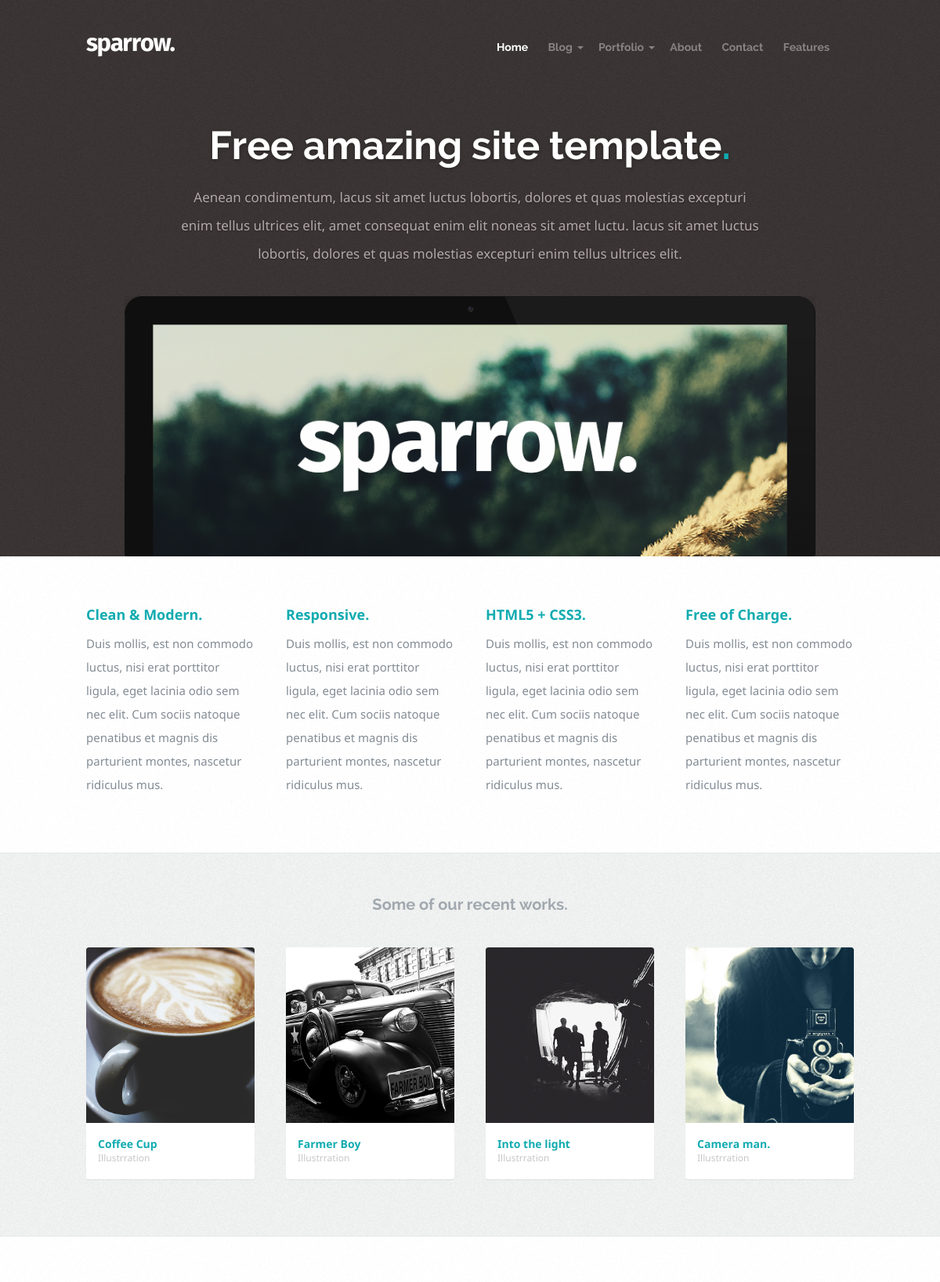
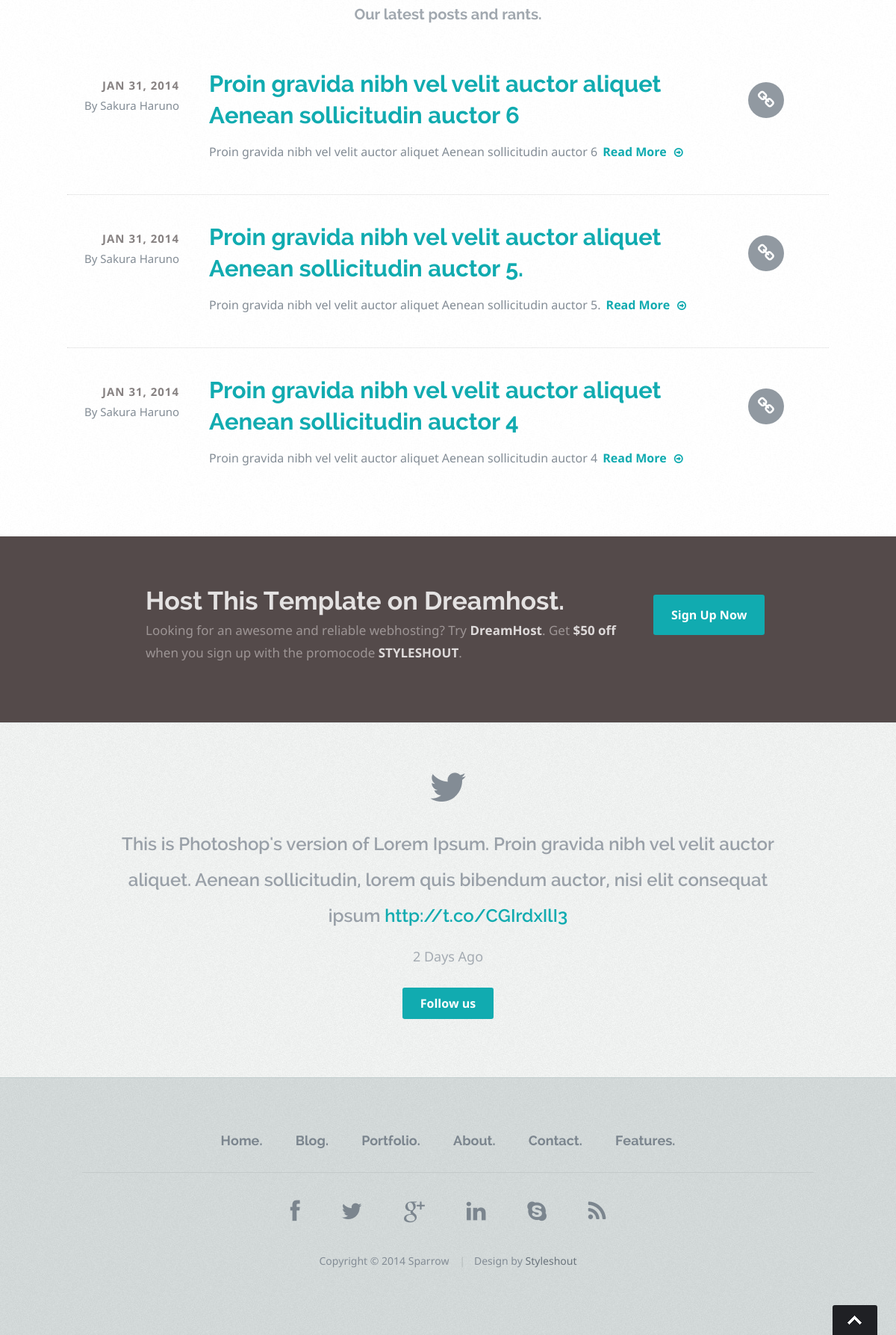
The page / on the database its author committed (2 pictures, top to bottom).
### tables this page shows
CREATE TABLE `works` (
  `id` int NOT NULL,
  `title` varchar(255) DEFAULT NULL,
  `text` text,
  `date` datetime DEFAULT CURRENT_TIMESTAMP,
  `image_path` varchar(255) DEFAULT NULL
);

CREATE TABLE `posts` (
  `id` int NOT NULL,
  `title` varchar(255) DEFAULT NULL,
  `image_path` varchar(255) DEFAULT NULL,
  `text` text,
  `pubdate` datetime NOT NULL DEFAULT CURRENT_TIMESTAMP,
  `author` int DEFAULT NULL
);

### index.php (the view, shortened to what this page needs)
<?php
require_once 'config/connect.php';
$posts = mysqli_query($connect, "SELECT * FROM `posts`");
$posts = mysqli_fetch_all($posts);
$posts = array_slice($posts, -3);
$posts = array_reverse($posts);
$works = mysqli_query($connect, "SELECT * FROM `works`");
$works = mysqli_fetch_all($works);
$works = array_slice($works, -4);
$works = array_reverse($works);
?>
<!DOCTYPE html>
<html class="no-js" lang="en">
<head>
    <link rel="stylesheet" href="css/default.css">
    <link rel="stylesheet" href="css/layout.css">
    <link rel="stylesheet" href="css/media-queries.css">
</head>
<body>
    <?php
    require_once('header.php');
    ?>
    <section id="intro">
        <div id="intro-slider" class="flexslider">
            <ul class="slides">
                <li>
                    <div class="row">
                        <div class="twelve columns">
                            <div class="slider-text">
                                <h1>Free amazing site template<span>.</span></h1>
                                <p>Aenean condimentum, lacus sit amet luctus lobortis, dolores et quas molestias excepturi
                                    enim tellus ultrices elit, amet consequat enim elit noneas sit amet luctu. lacus sit amet luctus lobortis, dolores et quas molestias excepturi
                                    enim tellus ultrices elit.</p>
                            </div>
                            <div class="slider-image">
                                <img src="images/sliders/home-slider-image-01.png" alt="" />
                            </div>
                        </div>
                    </div>
                </li>
            </ul>
        </div>
    </section>
    <section id="info">
        <div class="row">
            <div class="bgrid-quarters s-bgrid-halves">
                <div class="columns">
                    <h2>Clean & Modern.</h2>
                    <p>Duis mollis, est non commodo luctus, nisi erat porttitor ligula, eget lacinia odio sem nec elit.
                        Cum sociis natoque penatibus et magnis dis parturient montes, nascetur ridiculus mus.
                    </p>
                </div>
                <div class="columns">
                    <h2>Responsive.</h2>
                    <p>Duis mollis, est non commodo luctus, nisi erat porttitor ligula, eget lacinia odio sem nec elit.
                        Cum sociis natoque penatibus et magnis dis parturient montes, nascetur ridiculus mus.
                    </p>
                </div>
                <div class="columns s-first">
                    <h2>HTML5 + CSS3.</h2>
                    <p>Duis mollis, est non commodo luctus, nisi erat porttitor ligula, eget lacinia odio sem nec elit.
                        Cum sociis natoque penatibus et magnis dis parturient montes, nascetur ridiculus mus.
                    </p>
                </div>
                <div class="columns">
                    <h2>Free of Charge.</h2>
                    <p>Duis mollis, est non commodo luctus, nisi erat porttitor ligula, eget lacinia odio sem nec elit.
                        Cum sociis natoque penatibus et magnis dis parturient montes, nascetur ridiculus mus.
                    </p>
                </div>
            </div>
        </div>
    </section>
    <section id="works">
        <div class="row">
            <div class="twelve columns align-center">
                <h1>Some of our recent works.</h1>
            </div>
            <div id="portfolio-wrapper" class="bgrid-quarters s-bgrid-halves">
                <?php
                foreach ($works as $work) {
                ?>
                    <div class="columns portfolio-item">
                        <div class="item-wrap">
                            <a href="portfolio.html">
                                <img alt="" src="<?php echo $work[4]; ?>">
                            </a>
                            <div class="portfolio-item-meta">
                                <h5><a href="portfolio.html"><?php echo $work[1]; ?></a></h5>
                                <p>Illustrration</p>
                            </div>
                        </div>
                    </div>
                <?php
                }
                ?>
            </div>
        </div>
    </section>
    <section id="journal">
        <div class="row">
            <div class="twelve columns align-center">
                <h1>Our latest posts and rants.</h1>
            </div>
        </div>
        <div class="blog-entries">
            <?php
            foreach ($posts as $post) {
            ?>
                <article class="row entry">
                    <div class="entry-header">
                        <div class="permalink">
                            <a href="single.php"><i class="fa fa-link"></i></a>
                        </div>
                        <div class="ten columns entry-title pull-right">
                            <h3><a href="single.php"><?php echo $post[1]; ?></a></h3>
                        </div>
                        <div class="two columns post-meta end">
                            <p>
                                <time datetime="2014-01-31" class="post-date" pubdate="">Jan 31, 2014</time>
                                <span class="dauthor">By Sakura Haruno</span>
                            </p>
                        </div>
                    </div>
                    <div class="ten columns offset-2 post-content">
                        <p><?php echo $post[1]; ?>
                            <a class="more-link" href="single.php">Read More<i class="fa fa-arrow-circle-o-right"></i></a>
                        </p>
                    </div>
                </article>
            <?php
            }
            ?>
        </div>
    </section>
    <section id="call-to-action">
        <div class="row">
            <div class="eight columns offset-1">
                <h1><a href="http://www.dreamhost.com/r.cgi?287326|STYLESHOUT">Host This Template on Dreamhost.</a></h1>
                <p>Looking for an awesome and reliable webhosting? Try <a href="http://www.dreamhost.com/r.cgi?287326|STYLESHOUT"><span>DreamHost</span></a>.
                    Get <span>$50 off</span> when you sign up with the promocode <span>STYLESHOUT</span>.
                </p>
            </div>
            <div class="three columns action">
                <a href="http://www.dreamhost.com/r.cgi?287326|STYLESHOUT" class="button">Sign Up Now</a>
            </div>
        </div>
    </section>
    <section id="tweets">
        <div class="row">
            <div class="tweeter-icon align-center">
                <i class="fa fa-twitter"></i>
            </div>
            <ul id="twitter" class="align-center">
                <li>
                    <span>
                        This is Photoshop's version of Lorem Ipsum. Proin gravida nibh vel velit auctor aliquet.
                        Aenean sollicitudin, lorem quis bibendum auctor, nisi elit consequat ipsum
                        <a href="#">http://t.co/CGIrdxIlI3</a>
                    </span>
                    <b><a href="#">2 Days Ago</a></b>
                </li>
            </ul>
            <p class="align-center"><a href="#" class="button">Follow us</a></p>
        </div>
    </section>
    <?php include('footer.php'); ?>
</body>
</html>

### css/default.css (style rules this page uses)
html, body, div, span, object, iframe, h1, h2, h3, h4, h5, h6, p, blockquote, pre, abbr, address, cite, code, del, dfn, em, img, ins, kbd, q, samp, small, strong, sub, sup, var, b, i, dl, dt, dd, ol, ul, li, fieldset, form, label, legend, table, caption, tbody, tfoot, thead, tr, th, td, article, aside, canvas, details, figcaption, figure, footer, header, hgroup, menu, nav, section, summary, time, mark, audio, video { margin: 0; padding: 0; border: 0; outline: 0; font-size: 100%; vertical-align: baseline; background: transparent; }
article,aside,details,figcaption,figure, footer,header,hgroup,menu,nav,section { display: block; }
*, *:before, *:after { -moz-box-sizing: border-box; -webkit-box-sizing: border-box; box-sizing: border-box; }
html { font-size: 62.5%; }
body { background: #fff; font-family: notosans-regular, sans-serif; font-size: 15px; line-height: 30px; color: #838C95; -webkit-font-smoothing: antialiased; -webkit-text-size-adjust: 100%; }
h1, h2, h3, h4, h5, h6 { color: #313131; font-family: raleway-bold, sans-serif; }
h1 a, h2 a, h3 a, h4 a, h5 a, h6 a { font-weight: inherit; }
h1 { font-size: 42px; line-height: 48px; margin-bottom: 12px; }
h2 { font-size: 30px; line-height: 42px; margin-bottom: 6px; }
h3 { font-size: 24px; line-height: 30px; margin-bottom: 12px; }
h5 { font-size: 18px; line-height: 30px; }
p { margin: 0 0 30px 0; }
strong, b { font: 15px/30px notosans-bold, sans-serif; }
a, a:visited { text-decoration: none; outline: 0; color: #11ABB0; -webkit-transition: color .3s ease-in-out; -moz-transition: color .3s ease-in-out; -o-transition: color .3s ease-in-out; transition: color .3s ease-in-out; }
p a, p a:visited { line-height: inherit; }
ul, ol { margin-bottom: 24px; margin-top: 12px; }
ul { list-style: none outside; }
li { line-height: 18px; margin-bottom: 12px; }
img { max-width: 100%; height: auto; }
.button, .button:visited, button, input[type="submit"], input[type="reset"], input[type="button"] { font: 16px/30px notosans-bold, sans-serif; background: #11ABB0; display: inline-block; text-decoration: none; letter-spacing: 0; color: #fff; padding: 12px 24px; margin-bottom: 18px; border: none; cursor: pointer; height: auto; -webkit-transition: all .2s ease-in-out; -moz-transition: all .2s ease-in-out; -o-transition: all .2s ease-in-out; -ms-transition: all .2s ease-in-out; transition: all .2s ease-in-out; -moz-border-radius: 3px; -webkit-border-radius: 3px; -khtml-border-radius: 3px; border-radius: 3px; }
.row { width: 96%; max-width: 1020px; margin: 0 auto; }
.row:before, .row:after { content: " "; display: table; }
.row:after { clear: both; }
.column, .columns { position: relative; padding: 0 20px; min-height: 1px; float: left; }
[class*="column"] + [class*="column"]:last-child { float: right; }
[class*="column"] + [class*="column"].end { float: right; }
.row .two { width: 16.66667%; }
.row .three { width: 25%; }
.row .eight { width: 66.66667%; }
.row .ten { width: 83.33333%; }
.row .twelve { width: 100%; }
.row .offset-1 { margin-left: 8.33333%; }
.row .offset-2 { margin-left: 16.66667%; }
.bgrid-quarters [class*="column"] { width: 25%; }
[class*="bgrid"] [class*="column"] + [class*="column"]:last-child { float: left; }
.s-first { clear: none; }
.pull-right { float: right !important; }
.align-center { margin-left: auto !important; margin-right: auto !important; text-align: center !important; }

### rows shown on the page
works: image_path (picture), title "Coffee Cup"
works: image_path (picture), title "Farmer Boy"
works: image_path (picture), title "Into the light"
works: image_path (picture), title "Camera man."
posts: title "Proin gravida nibh vel velit auctor aliquet Aenean sollicitudin auctor 6"
posts: title "Proin gravida nibh vel velit auctor aliquet Aenean sollicitudin auctor 5."
posts: title "Proin gravida nibh vel velit auctor aliquet Aenean sollicitudin auctor 4"
